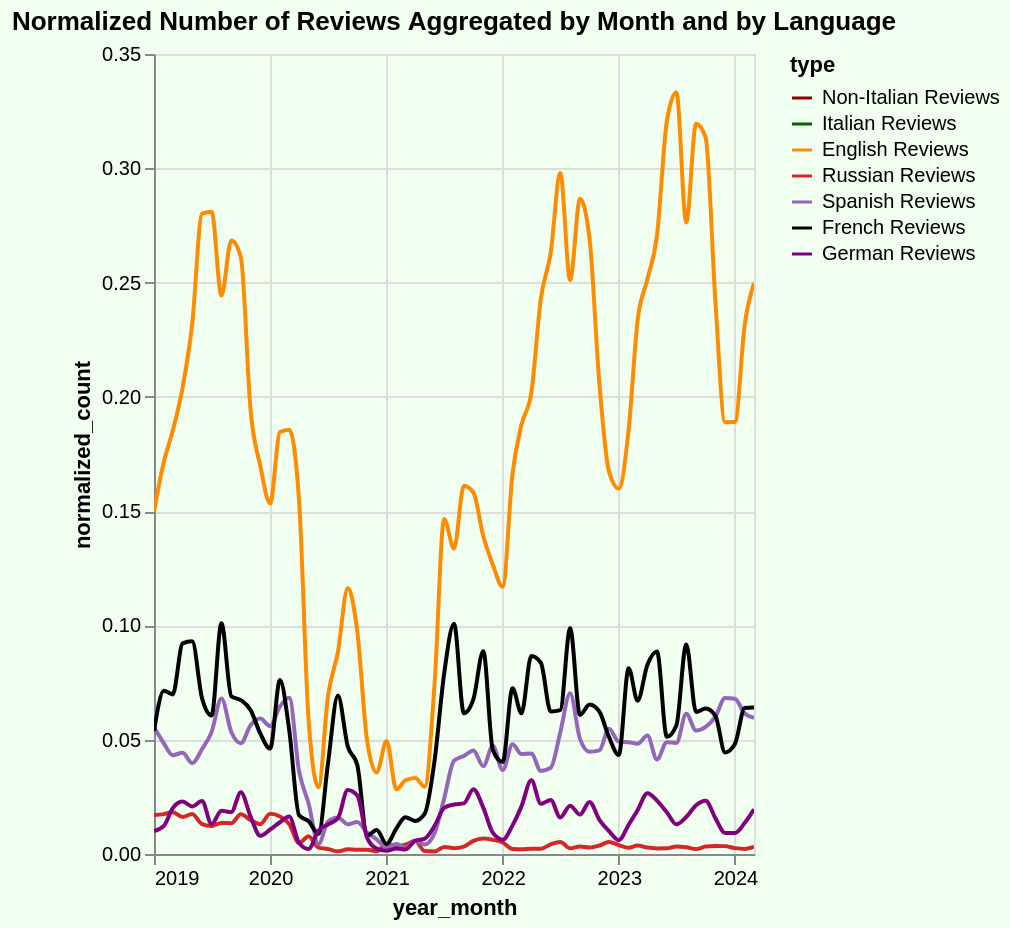

Here is the Vega-Lite specification saved for this chart:
### Vega-Lite specification from a JSON file in a GitHub repository (floating-point values rounded to 4 significant figures; data arrays with more than 128 entries replaced by an {"elided": "..."} marker saying what was removed)
{"config": {"view": {"continuousWidth": 300, "continuousHeight": 300}}, "data": {"name": "data-141681cdfc8bbf06b9a614ec28dbb7aa"}, "mark": {"type": "line", "interpolate": "monotone", "point": false}, "background": "#f0fff0", "encoding": {"color": {"field": "type", "scale": {"domain": ["Non-Italian Reviews", "Italian Reviews", "English Reviews", "Russian Reviews", "Spanish Reviews", "French Reviews", "German Reviews"], "range": ["darkred", "darkgreen", "darkorange", "#d62728", "#9467bd", "black", "purple"]}, "type": "nominal"}, "opacity": {"condition": {"param": "param_22", "value": 1}, "value": 0.1}, "tooltip": [{"field": "year_month", "type": "temporal"}, {"field": "normalized_count", "type": "quantitative"}, {"field": "type", "type": "nominal"}], "x": {"field": "year_month", "type": "temporal"}, "y": {"field": "normalized_count", "type": "quantitative"}}, "height": 400, "params": [{"name": "param_22", "select": {"type": "point", "fields": ["type"]}, "bind": "legend"}, {"name": "param_24", "select": {"type": "interval", "encodings": ["x", "y"]}, "bind": "scales"}], "title": "Normalized Number of Reviews Aggregated by Month and by Language", "width": "container", "$schema": "https://vega.github.io/schema/vega-lite/v5.17.0.json", "datasets": {"data-141681cdfc8bbf06b9a614ec28dbb7aa": {"elided": "361 records"}}}
